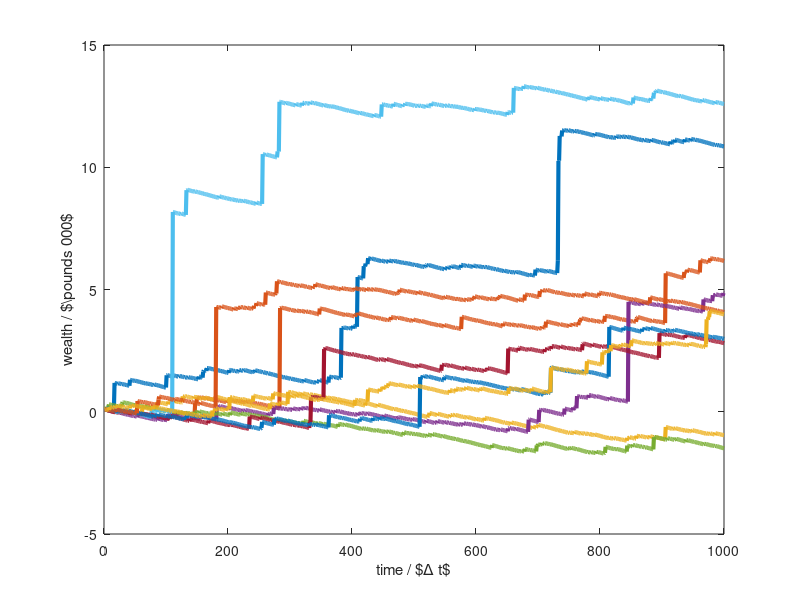

This figure's MATLAB source: (Note: this script raises an error after producing the figure.)
% Whitworth III
% General lottery aka Peterbsurg Game

clear all

rounds = 1e3;
trials = 10;

t = 1:rounds;

w0 = 100;
price = 10;

wa = w0*ones(rounds,trials);
wm = wa;

x = 2.^ceil(-log2(rand(rounds,trials)));

for i = 2:rounds
    wm(i,:) = wm(i-1,:).*(w0 + x(i,:) - price)/w0; % multiplicative repetition
    wa(i,:) = wa(i-1,:) + x(i,:) - price; % additive repetition
end

figure(1), clf
plot(t,wa/1000,'LineWidth',3)
xlabel('time / $\Delta t$')
ylabel('wealth / $\pounds 000$')
savepdf(gcf,'lottery_add_traj')

figure(2), clf
plot(t,wm,'LineWidth',3)
set(gca,'YScale','log')
xlabel('time / $\Delta t$')
ylabel('wealth / $\pounds$')
savepdf(gcf,'lottery_mult_traj')